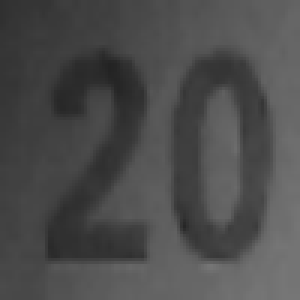
#> input picture rpi_deployment/templates/valor_20bs.png, 100 x 100 px (shown 3 times larger)
$ python k210_simulator.py --folder templates
#> lines starting #> are read from the running program, lines starting #| are printed output that depends on the picture
#!/usr/bin/env python3
"""
K210 UART Simulator — Emula la transmision de features detectadas por la Maix Bit.
Lee imagenes reales, aplica degradaciones aleatorias (simulando fallos de la KPU),
comprime en JPG y transmite via UART con el protocolo especificado.

Protocolo:
    START:<num_features>\n
    <TIPO_FEATURE>:<size_bytes>\n<binary_jpg_buffer>
    ...

Uso:
    python k210_simulator.py --folder ./features --port /dev/ttyUSB0 --baud 115200
    python k210_simulator.py --folder ./features --virtual   # modo loopback local
"""

import os
import io
import time
import struct
import random
import argparse
from pathlib import Path

import cv2
import numpy as np

try:
    import serial
except ImportError:
    print("[WARN] pyserial no instalado. Solo modo --virtual disponible.")
    serial = None


# ===================== CONFIGURACION =====================
JPG_QUALITY = 85
FEATURE_TYPES = [
    "valor_10bs", "valor_20bs", "valor_50bs", "valor_100bs", "valor_200bs",
    "ir_10bs", "ir_20bs", "ir_50bs", "ir_100bs", "ir_200bs",
    "animal_10bs", "animal_20bs", "animal_50bs", "animal_100bs", "animal_200bs",
    "personaje_10bs", "personaje_20bs", "personaje_50bs", "personaje_100bs", "personaje_200bs",
    "serie_a",
]


# ===================== DEGRADACIONES =====================
def degrade_image(img):
    """
    Simula los fallos de deteccion de la KPU:
    - Desplazamiento aleatorio de pixeles (shift)
    - Recorte del 0-15% en bordes (crop)
    - Rotacion leve de hasta 10 grados
    - Ruido Gaussiano leve
    """
    h, w = img.shape[:2]

    # 1. Desplazamiento
    shift_x = random.randint(-8, 8)
    shift_y = random.randint(-8, 8)
    M = np.float32([[1, 0, shift_x], [0, 1, shift_y]])
    img = cv2.warpAffine(img, M, (w, h), borderMode=cv2.BORDER_REPLICATE)

    # 2. Recorte parcial (simula bounding box incompleto)
    crop_pct = random.uniform(0, 0.15)
    crop_px = int(min(w, h) * crop_pct)
    if crop_px > 1:
        side = random.choice(['left', 'right', 'top', 'bottom', 'none'])
        if side == 'left':
            img = img[:, crop_px:]
        elif side == 'right':
            img = img[:, :-crop_px]
        elif side == 'top':
            img = img[crop_px:, :]
        elif side == 'bottom':
            img = img[:-crop_px, :]

    if img.size == 0:
        return None

    # 3. Rotacion leve
    angle = random.uniform(-10, 10)
    h2, w2 = img.shape[:2]
    center = (w2 // 2, h2 // 2)
    M_rot = cv2.getRotationMatrix2D(center, angle, 1.0)
    img = cv2.warpAffine(img, M_rot, (w2, h2), borderMode=cv2.BORDER_REPLICATE)

    # 4. Ruido Gaussiano
    noise = np.random.normal(0, 3, img.shape).astype(np.uint8)
    img = cv2.add(img, noise)

    return img


# ===================== EMPAQUETADO UART =====================
def encode_frame(img, feature_type):
    """Codifica la imagen en JPG y la empaqueta segun el protocolo UART."""
    success, jpg_buf = cv2.imencode('.jpg', img, [cv2.IMWRITE_JPEG_QUALITY, JPG_QUALITY])
    if not success:
        return None
    data = jpg_buf.tobytes()
    header = f"{feature_type}:{len(data)}\n".encode('ascii')
    return header + data


def encode_start(num_features):
    return f"START:{num_features}\n".encode('ascii')


# ===================== TRANSMISION =====================
def transmit_virtual(packets):
    """Modo virtual: imprime resumen de lo que se transmitiria."""
    total_bytes = 0
    for pkt in packets:
        total_bytes += len(pkt)
        text = pkt[:50]
        try:
            text = pkt.decode('ascii', errors='replace').rstrip()
        except Exception:
            text = f"<binary {len(pkt)} bytes>"
        print(f"  TX: {text}")
    print(f"\n[VIRTUAL] Transmitidos {len(packets)} paquetes, {total_bytes} bytes totales.")


def transmit_serial(ser, packets):
    """Modo real: envia por puerto serie."""
    for pkt in packets:
        ser.write(pkt)
        ser.flush()
        time.sleep(0.005)  # pausa minima entre paquetes
    print(f"[SERIAL] Transmitidos {len(packets)} paquetes.")


# ===================== MAIN =====================
def _detect_feature_type(path):
    """Extrae tipo de feature del path. Ej: .../valor_10bs/img_xxx.png -> valor_10bs"""
    known = ["valor_", "animal_", "ir_", "personaje_", "serie_a"]
    fname = path.stem
    for parent in path.parts:
        for prefix in known:
            if parent.startswith(prefix):
                return parent
    for prefix in known:
        if prefix in fname:
            idx = fname.find(prefix)
            end = fname.find('_', idx + len(prefix))
            if end == -1:
                end = len(fname)
            return fname[idx:end]
    return None


def main():
    parser = argparse.ArgumentParser(description="K210 UART Simulator")
    parser.add_argument("--folder", required=True, help="Carpeta con imagenes de features")
    parser.add_argument("--port", default=None, help="Puerto serie (ej: /dev/ttyUSB0)")
    parser.add_argument("--baud", type=int, default=115200)
    parser.add_argument("--virtual", action="store_true", help="Modo loopback local sin hardware")
    parser.add_argument("--num-features", type=int, default=None,
                        help="Fuerza N features por billete. Si no, aleatorio entre 1 y 5.")
    parser.add_argument("--delay", type=float, default=1.5, help="Delay entre billetes (seg)")
    args = parser.parse_args()

    # Cargar imagenes
    folder = Path(args.folder)
    image_paths = sorted(
        list(folder.rglob("*.png")) +
        list(folder.rglob("*.jpg")) +
        list(folder.rglob("*.bmp"))
    )
    if not image_paths:
        print(f"[ERROR] No se encontraron imagenes en {folder}")
        return

    print(f"[SIMULATOR] {len(image_paths)} imagenes cargadas de {folder}")

    # Configurar serial
    ser = None
    if args.port and not args.virtual:
        if serial is None:
            print("[ERROR] pyserial no instalado. Usa --virtual.")
            return
        ser = serial.Serial(args.port, args.baud, timeout=1)
        print(f"[SERIAL] Conectado a {args.port} @ {args.baud}")

    try:
        while True:
            # Seleccionar features aleatorias
            num = args.num_features if args.num_features else random.randint(1, 5)
            selected = random.sample(image_paths, min(num, len(image_paths)))

            packets = []

            for img_path in selected:
                img = cv2.imread(str(img_path), cv2.IMREAD_GRAYSCALE)
#> img is the input picture: shape (100, 100); min 35, max 118, mean 76.2
                if img is None:
                    continue

                degraded = degrade_image(img)
#> in degrade_image, `img = cv2.warpAffine(img, M, (w, h), borderMode=cv2.BORDER_REPLICATE)`:
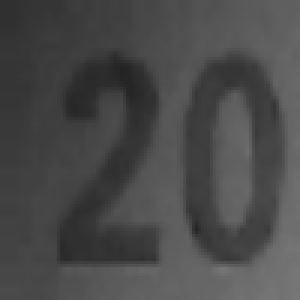
#> img: shape (100, 100) (shown 3 times larger); min 35, max 118, mean 74
#> in degrade_image, `img = img[crop_px:, :]`:
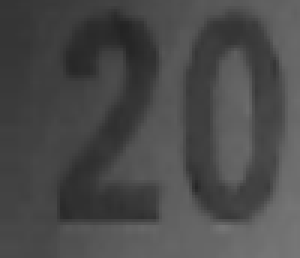
#> img: shape (86, 100) (shown 3 times larger); min 35, max 118, mean 74.2
#> in degrade_image, `img = cv2.add(img, noise)`:
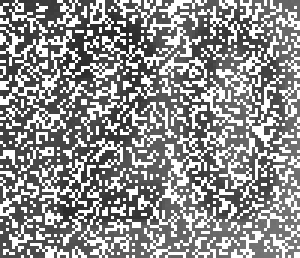
#> img: shape (86, 100) (shown 3 times larger); min 36, max 255, mean 142.5
                if degraded is None:
                    continue

                # Detectar tipo de feature del path
                feature_type = _detect_feature_type(img_path)
                if feature_type is None:
                    feature_type = random.choice(FEATURE_TYPES)

                pkt = encode_frame(degraded, feature_type)
#> in encode_frame, `success, jpg_buf = cv2.imencode('.jpg', img, [cv2.IMWRITE_JPEG_QUALITY..`: jpg_buf = 6833 values, max 255 at index 0, min 0 at index 4, mean 128
                if pkt is None:
                    continue

                packets.append(pkt)

            # START va al inicio
            start_pkt = encode_start(len(packets))
            packets.insert(0, start_pkt)

            if args.virtual:
                transmit_virtual(packets)
            else:
                transmit_serial(ser, packets)

            time.sleep(args.delay)

    except KeyboardInterrupt:
        print("\n[Interrumpido]")
    finally:
        if ser:
            ser.close()


if __name__ == "__main__":
#> (the run stopped early here; a loop or call above may not have finished)

$ run again, with rpi_deployment/templates/valor_50bs.png copied over rpi_deployment/templates/valor_20bs.png
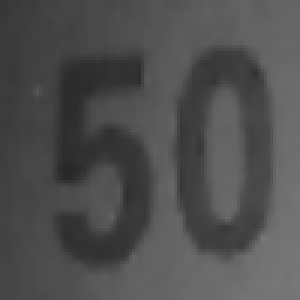
#> input picture rpi_deployment/templates/valor_50bs.png, 100 x 100 px (shown 3 times larger)
#> in main, img is the input picture: shape (100, 100); min 40, max 120, mean 79
#> in degrade_image, `img = img[crop_px:, :]`:
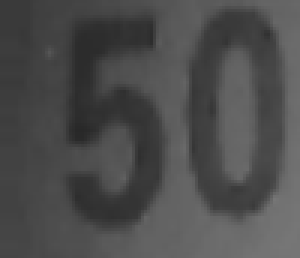
#> img: shape (86, 100) (shown 3 times larger); min 40, max 118, mean 76.5
#> in degrade_image, `img = cv2.add(img, noise)`:
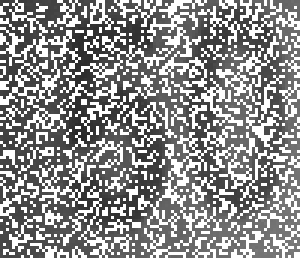
#> img: shape (86, 100) (shown 3 times larger); min 40, max 255, mean 143.9
#> jpg_buf = 6801 values, max 255 at index 0, min 0 at index 4, mean 127.8
